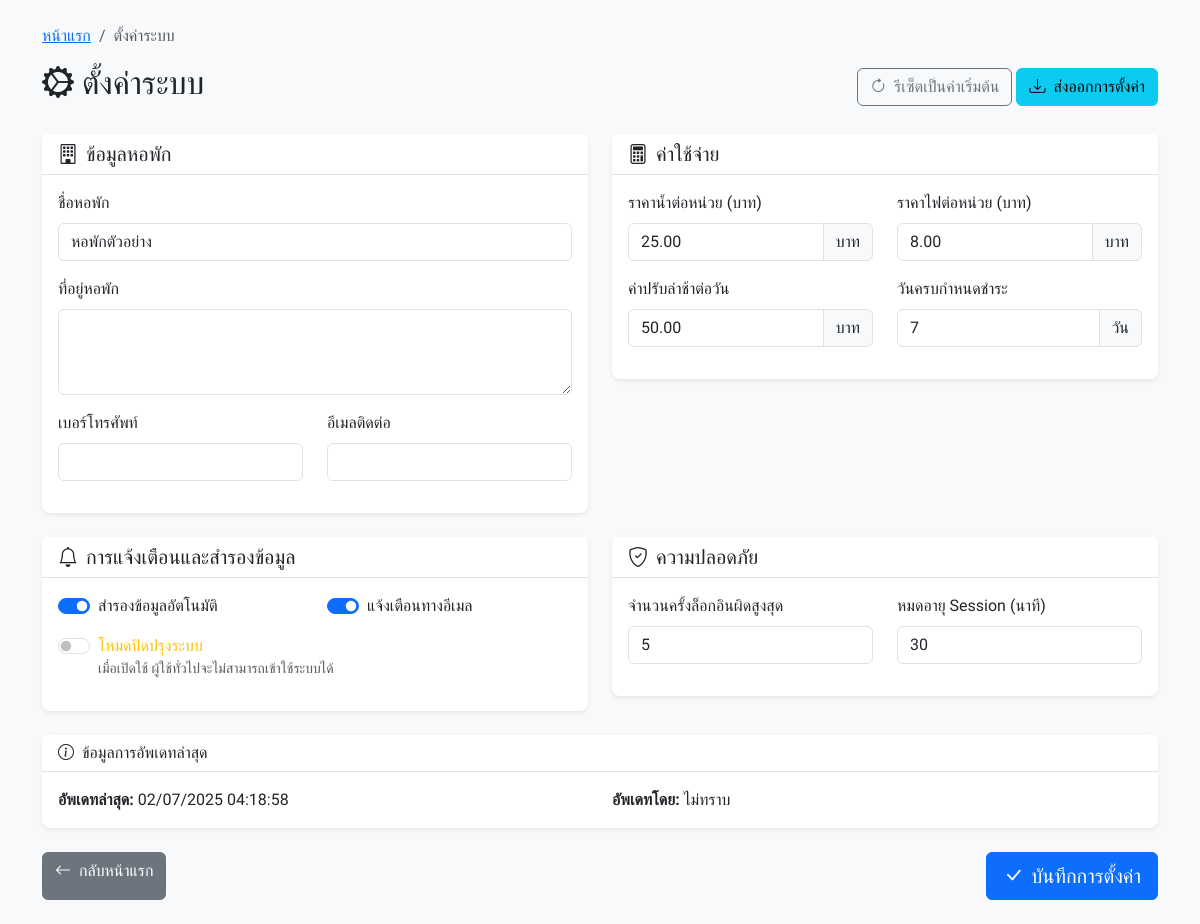
The page /admin/system_settings.php (signed in) on the database its author committed.
### tables this page shows
CREATE TABLE `system_settings` (
  `setting_id` int(11) NOT NULL,
  `setting_key` varchar(100) NOT NULL,
  `setting_value` text DEFAULT NULL,
  `setting_description` text DEFAULT NULL,
  `setting_type` enum('text','number','boolean','email','url') DEFAULT 'text',
  `updated_at` timestamp NOT NULL DEFAULT current_timestamp() ON UPDATE current_timestamp(),
  `updated_by` int(11) DEFAULT NULL
);

### admin/system_settings.php (the view, shortened to what this page needs)
<?php
require_once 'config.php';
try {
    $pdo->exec("CREATE TABLE IF NOT EXISTS system_settings (
        setting_id INT AUTO_INCREMENT PRIMARY KEY,
        setting_key VARCHAR(100) NOT NULL UNIQUE,
        setting_value TEXT,
        setting_description TEXT,
        setting_type ENUM('text', 'number', 'boolean', 'email', 'url') DEFAULT 'text',
        updated_at TIMESTAMP DEFAULT CURRENT_TIMESTAMP ON UPDATE CURRENT_TIMESTAMP,
        updated_by INT,
        FOREIGN KEY (updated_by) REFERENCES users(user_id)
    ) ENGINE=InnoDB DEFAULT CHARSET=utf8mb4 COLLATE=utf8mb4_unicode_ci");
} catch(PDOException $e) {
    $error_message = 'เกิดข้อผิดพลาดในการสร้างตารางการตั้งค่า';
}
try {
    $stmt = $pdo->query("SELECT s.*, u.full_name as updated_by_name
                        FROM system_settings s
                        LEFT JOIN users u ON s.updated_by = u.user_id
                        ORDER BY setting_key");
    $settings = $stmt->fetchAll();
    $settings_array = [];
    foreach ($settings as $setting) {
        $settings_array[$setting['setting_key']] = $setting;
    }
} catch(PDOException $e) {
    $error_message = 'เกิดข้อผิดพลาดในการโหลดการตั้งค่า';
    $settings_array = [];
}
include 'includes/header.php';
?>
<div class="container mt-4">
    <nav aria-label="breadcrumb">
        <ol class="breadcrumb">
            <li class="breadcrumb-item"><a href="index.php">หน้าแรก</a></li>
            <li class="breadcrumb-item active">ตั้งค่าระบบ</li>
        </ol>
    </nav>
    <div class="d-flex justify-content-between align-items-center mb-4">
        <h2><i class="bi bi-gear-wide-connected me-2"></i>ตั้งค่าระบบ</h2>
        <div>
            <button class="btn btn-outline-secondary" onclick="resetToDefault()">
                <i class="bi bi-arrow-clockwise me-2"></i>รีเซ็ตเป็นค่าเริ่มต้น
            </button>
            <button class="btn btn-info" onclick="exportSettings()">
                <i class="bi bi-download me-2"></i>ส่งออกการตั้งค่า
            </button>
        </div>
    </div>
    <form method="POST" action="">
        <div class="row">
            <div class="col-md-6">
                <div class="card mb-4">
                    <div class="card-header">
                        <h5 class="card-title mb-0">
                            <i class="bi bi-building me-2"></i>ข้อมูลหอพัก
                        </h5>
                    </div>
                    <div class="card-body">
                        <div class="mb-3">
                            <label for="dormitory_name" class="form-label">ชื่อหอพัก</label>
                            <input type="text" class="form-control" id="dormitory_name" name="dormitory_name"
                                   value="<?php echo htmlspecialchars($settings_array['dormitory_name']['setting_value'] ?? ''); ?>">
                        </div>
                        <div class="mb-3">
                            <label for="dormitory_address" class="form-label">ที่อยู่หอพัก</label>
                            <textarea class="form-control" id="dormitory_address" name="dormitory_address" rows="3"><?php echo htmlspecialchars($settings_array['dormitory_address']['setting_value'] ?? ''); ?></textarea>
                        </div>
                        <div class="row">
                            <div class="col-md-6">
                                <div class="mb-3">
                                    <label for="dormitory_phone" class="form-label">เบอร์โทรศัพท์</label>
                                    <input type="text" class="form-control" id="dormitory_phone" name="dormitory_phone"
                                           value="<?php echo htmlspecialchars($settings_array['dormitory_phone']['setting_value'] ?? ''); ?>">
                                </div>
                            </div>
                            <div class="col-md-6">
                                <div class="mb-3">
                                    <label for="dormitory_email" class="form-label">อีเมลติดต่อ</label>
                                    <input type="email" class="form-control" id="dormitory_email" name="dormitory_email"
                                           value="<?php echo htmlspecialchars($settings_array['dormitory_email']['setting_value'] ?? ''); ?>">
                                </div>
                            </div>
                        </div>
                    </div>
                </div>
            </div>
            <div class="col-md-6">
                <div class="card mb-4">
                    <div class="card-header">
                        <h5 class="card-title mb-0">
                            <i class="bi bi-calculator me-2"></i>ค่าใช้จ่าย
                        </h5>
                    </div>
                    <div class="card-body">
                        <div class="row">
                            <div class="col-md-6">
                                <div class="mb-3">
                                    <label for="water_unit_price" class="form-label">ราคาน้ำต่อหน่วย (บาท)</label>
                                    <div class="input-group">
                                        <input type="number" class="form-control" id="water_unit_price" name="water_unit_price"
                                               value="<?php echo $settings_array['water_unit_price']['setting_value'] ?? '25'; ?>"
                                               step="0.01" min="0">
                                        <span class="input-group-text">บาท</span>
                                    </div>
                                </div>
                            </div>
                            <div class="col-md-6">
                                <div class="mb-3">
                                    <label for="electric_unit_price" class="form-label">ราคาไฟต่อหน่วย (บาท)</label>
                                    <div class="input-group">
                                        <input type="number" class="form-control" id="electric_unit_price" name="electric_unit_price"
                                               value="<?php echo $settings_array['electric_unit_price']['setting_value'] ?? '8'; ?>"
                                               step="0.01" min="0">
                                        <span class="input-group-text">บาท</span>
                                    </div>
                                </div>
                            </div>
                        </div>
                        <div class="row">
                            <div class="col-md-6">
                                <div class="mb-3">
                                    <label for="late_fee_per_day" class="form-label">ค่าปรับล่าช้าต่อวัน</label>
                                    <div class="input-group">
                                        <input type="number" class="form-control" id="late_fee_per_day" name="late_fee_per_day"
                                               value="<?php echo $settings_array['late_fee_per_day']['setting_value'] ?? '50'; ?>"
                                               step="0.01" min="0">
                                        <span class="input-group-text">บาท</span>
                                    </div>
                                </div>
                            </div>
                            <div class="col-md-6">
                                <div class="mb-3">
                                    <label for="payment_due_days" class="form-label">วันครบกำหนดชำระ</label>
                                    <div class="input-group">
                                        <input type="number" class="form-control" id="payment_due_days" name="payment_due_days"
                                               value="<?php echo $settings_array['payment_due_days']['setting_value'] ?? '7'; ?>"
                                               min="1" max="30">
                                        <span class="input-group-text">วัน</span>
                                    </div>
                                </div>
                            </div>
                        </div>
                    </div>
                </div>
            </div>
        </div>
        <div class="row">
            <div class="col-md-6">
                <div class="card mb-4">
                    <div class="card-header">
                        <h5 class="card-title mb-0">
                            <i class="bi bi-bell me-2"></i>การแจ้งเตือนและสำรองข้อมูล
                        </h5>
                    </div>
                    <div class="card-body">
                        <div class="row">
                            <div class="col-md-6">
                                <div class="form-check form-switch mb-3">
                                    <input class="form-check-input" type="checkbox" id="auto_backup" name="auto_backup"
                                           <?php echo ($settings_array['auto_backup']['setting_value'] ?? '1') == '1' ? 'checked' : ''; ?>>
                                    <label class="form-check-label" for="auto_backup">
                                        สำรองข้อมูลอัตโนมัติ
                                    </label>
                                </div>
                            </div>
                            <div class="col-md-6">
                                <div class="form-check form-switch mb-3">
                                    <input class="form-check-input" type="checkbox" id="notification_email" name="notification_email"
                                           <?php echo ($settings_array['notification_email']['setting_value'] ?? '1') == '1' ? 'checked' : ''; ?>>
                                    <label class="form-check-label" for="notification_email">
                                        แจ้งเตือนทางอีเมล
                                    </label>
                                </div>
                            </div>
                        </div>
                        <div class="form-check form-switch mb-3">
                            <input class="form-check-input" type="checkbox" id="system_maintenance" name="system_maintenance"
                                   <?php echo ($settings_array['system_maintenance']['setting_value'] ?? '0') == '1' ? 'checked' : ''; ?>>
                            <label class="form-check-label" for="system_maintenance">
                                <span class="text-warning">โหมดปิดปรุงระบบ</span>
                                <small class="d-block text-muted">เมื่อเปิดใช้ ผู้ใช้ทั่วไปจะไม่สามารถเข้าใช้ระบบได้</small>
                            </label>
                        </div>
                    </div>
                </div>
            </div>
            <div class="col-md-6">
                <div class="card mb-4">
                    <div class="card-header">
                        <h5 class="card-title mb-0">
                            <i class="bi bi-shield-check me-2"></i>ความปลอดภัย
                        </h5>
                    </div>
                    <div class="card-body">
                        <div class="row">
                            <div class="col-md-6">
                                <div class="mb-3">
                                    <label for="max_login_attempts" class="form-label">จำนวนครั้งล็อกอินผิดสูงสุด</label>
                                    <input type="number" class="form-control" id="max_login_attempts" name="max_login_attempts"
                                           value="<?php echo $settings_array['max_login_attempts']['setting_value'] ?? '5'; ?>"
                                           min="3" max="10">
                                </div>
                            </div>
                            <div class="col-md-6">
                                <div class="mb-3">
                                    <label for="session_timeout" class="form-label">หมดอายุ Session (นาที)</label>
                                    <input type="number" class="form-control" id="session_timeout" name="session_timeout"
                                           value="<?php echo $settings_array['session_timeout']['setting_value'] ?? '30'; ?>"
                                           min="15" max="120">
                                </div>
                            </div>
                        </div>
                    </div>
                </div>
            </div>
        </div>
        <div class="card mb-4">
            <div class="card-header">
                <h6 class="card-title mb-0">
                    <i class="bi bi-info-circle me-2"></i>ข้อมูลการอัพเดทล่าสุด
                </h6>
            </div>
            <div class="card-body">
                <div class="row">
                    <?php
                    $latest_update = null;
                    $updated_by = '';
                    foreach ($settings_array as $setting) {
                        if ($setting['updated_at'] && (!$latest_update || $setting['updated_at'] > $latest_update)) {
                            $latest_update = $setting['updated_at'];
                            $updated_by = $setting['updated_by_name'] ?? 'ไม่ทราบ';
                        }
                    }
                    ?>
                    <div class="col-md-6">
                        <strong>อัพเดทล่าสุด:</strong>
                        <?php echo $latest_update ? date('d/m/Y H:i:s', strtotime($latest_update)) : 'ยังไม่เคยอัพเดท'; ?>
                    </div>
                    <div class="col-md-6">
                        <strong>อัพเดทโดย:</strong> <?php echo htmlspecialchars($updated_by); ?>
                    </div>
                </div>
            </div>
        </div>
        <div class="d-flex justify-content-between mb-4">
            <a href="index.php" class="btn btn-secondary">
                <i class="bi bi-arrow-left me-2"></i>กลับหน้าแรก
            </a>
            <button type="submit" name="save_settings" class="btn btn-primary btn-lg">
                <i class="bi bi-check-lg me-2"></i>บันทึกการตั้งค่า
            </button>
        </div>
    </form>
</div>
<?php
include 'includes/footer.php';
?>

### includes/header.php (style rules this page uses)
body { font-family: 'Kanit', sans-serif; background-color: #f8f9fa; }
.card { border: none; box-shadow: 0 0.125rem 0.25rem rgba(0, 0, 0, 0.075); border-radius: 0.5rem; }
.card-header { background-color: #fff; border-bottom: 1px solid #dee2e6; font-weight: 500; }
.btn { border-radius: 0.375rem; font-weight: 500; }

### rows shown on the page
system_settings: dormitory_name "หอพักตัวอย่าง"
system_settings: water_unit_price "25.00"
system_settings: electric_unit_price "8.00"
system_settings: late_fee_per_day "50.00"
system_settings: payment_due_days "7"
system_settings: setting_value "☑", updated_at "02/07/2025 04:18:58"
system_settings: setting_value "☑"
system_settings: max_login_attempts "5"
system_settings: session_timeout "30"

### other values the page prints
$updated_by "ไม่ทราบ"
